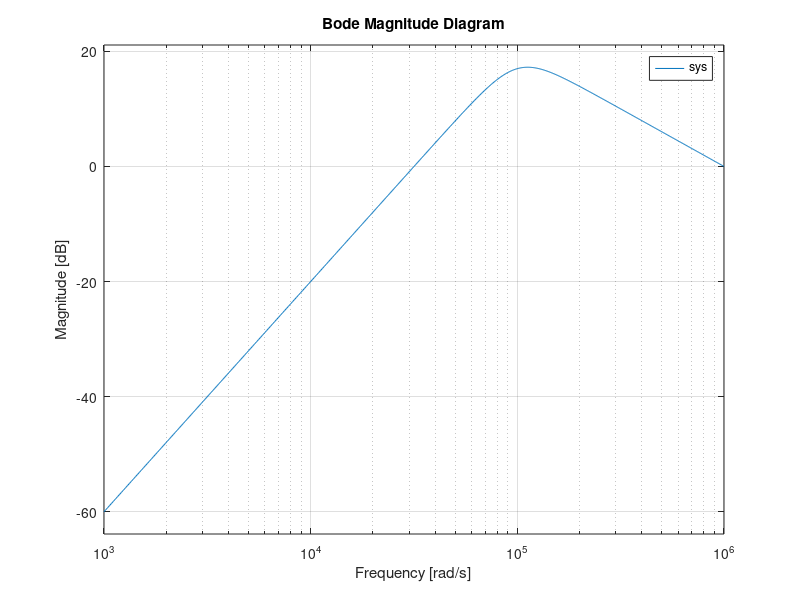

The MATLAB source for this figure:
clc
close all
clear all

numerator = [10^6 0 0];
f1 = [1 10^5];
f2 = [1 10^5 10^10];
denominator = conv(f1, f2);
sys = tf(numerator, denominator)
bodemag(sys)